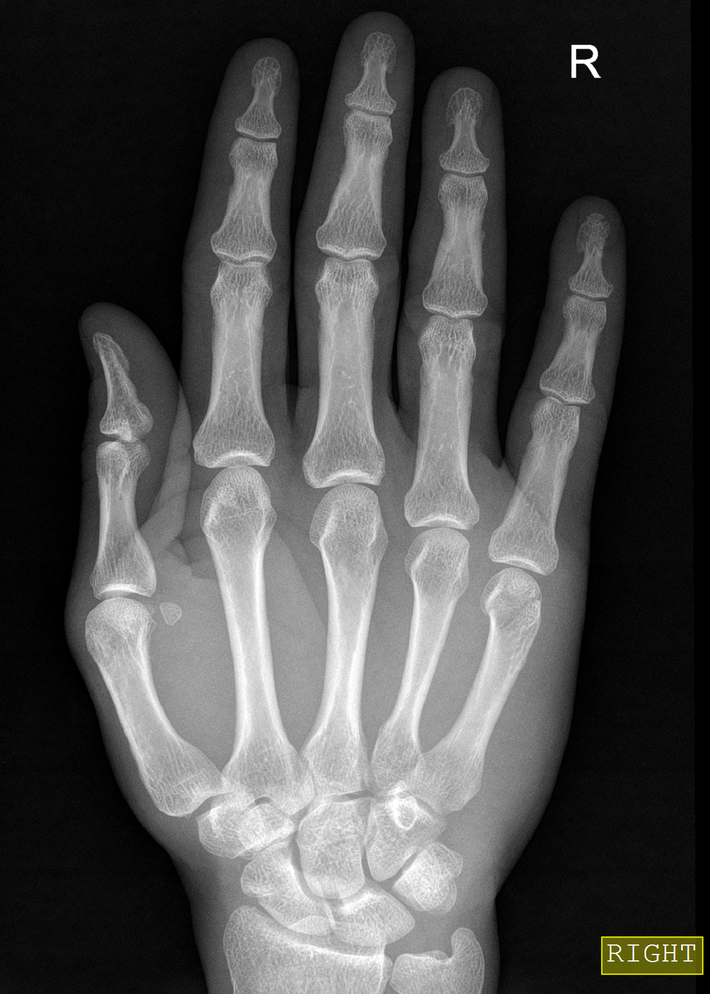
#> input picture CompApli/bordas/metacarpal-fracture-7.png, 710 x 994 px, shrunk from 1204 x 1685 before the run, found by its file name
$ python bordas.py   (older library calls are emulated)
#> lines starting #> are read from the running program, lines starting #| are printed output that depends on the picture
#> in main, img_original is the input picture: shape (994, 710, 3); mean B, G, R 75.7, 76.2, 76.2
import cv2
import numpy as np
import matplotlib.pyplot as plt

# [33 lines left out: functions pre_processar_para_bordas_gerais, aplicar_sobel_binarizado, not called in this run]

def aplicar_canny(img, params):
    """Aplica o filtro de Canny."""
    return cv2.Canny(img, params['canny_t1'], params['canny_t2'])

def analisar_fratura(img_cinza, params):
    """
    Função otimizada para realçar e detectar fraturas.
    Aplica a cadeia: CLAHE -> Black-Hat -> Canny.
    """
    # PASSO 1 (NOVO): Realçar o contraste local com CLAHE.
    clahe = cv2.createCLAHE(
        clipLimit=params['clahe_clip_limit'],
        tileGridSize=params['clahe_tile_grid_size']
    )
    img_contrastada = clahe.apply(img_cinza)
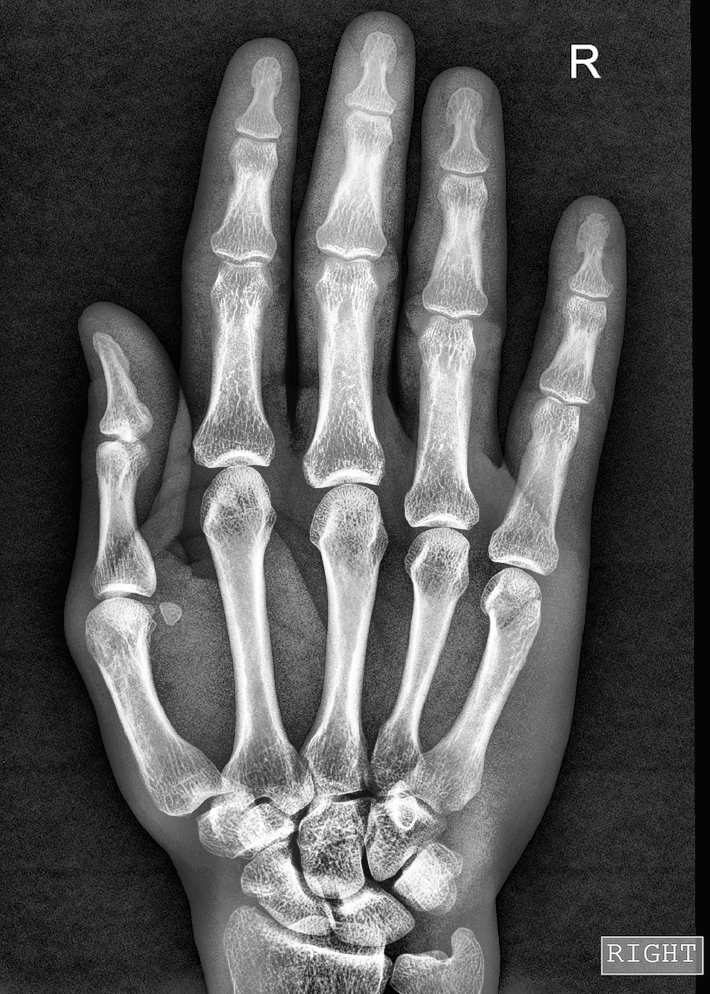
#> img_contrastada: shape (994, 710); min 0, max 255, mean 88.1

    # PASSO 2: Isolar a fratura usando Black-Hat na imagem JÁ CONTRASTADA.
    kernel = cv2.getStructuringElement(cv2.MORPH_RECT, params['blackhat_kernel_size'])
    img_blackhat = cv2.morphologyEx(img_contrastada, cv2.MORPH_BLACKHAT, kernel)
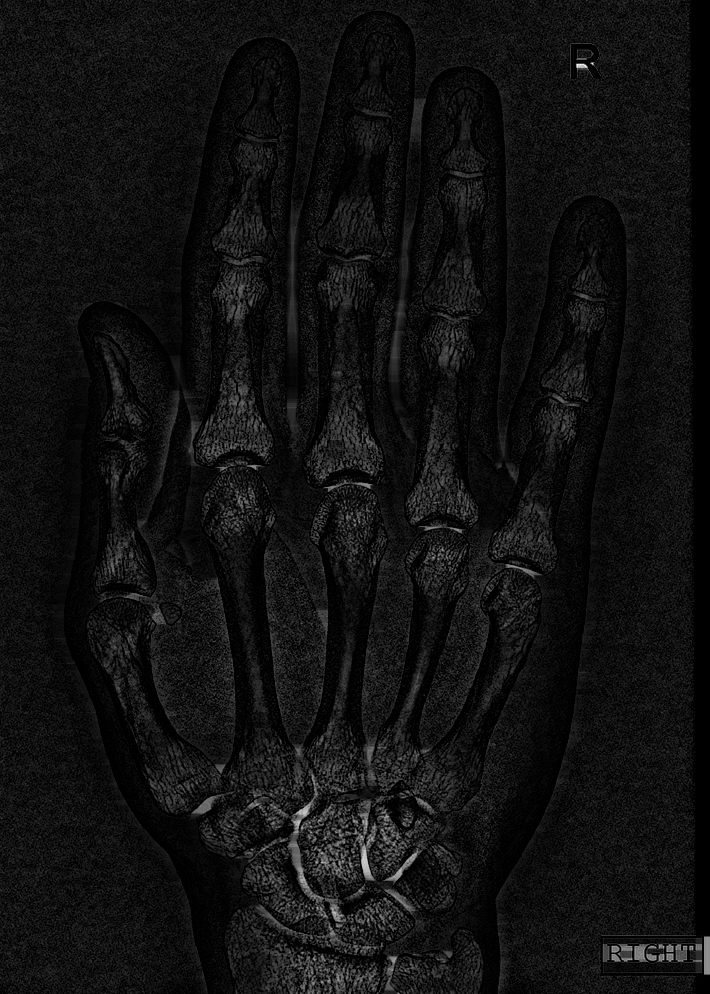
#> img_blackhat: shape (994, 710); min 0, max 254, mean 16.9

    # PASSO 3: Detetar o contorno da fratura isolada.
    contorno_fratura = cv2.Canny(img_blackhat,
                                 params['canny_t1_fratura'],
                                 params['canny_t2_fratura'])
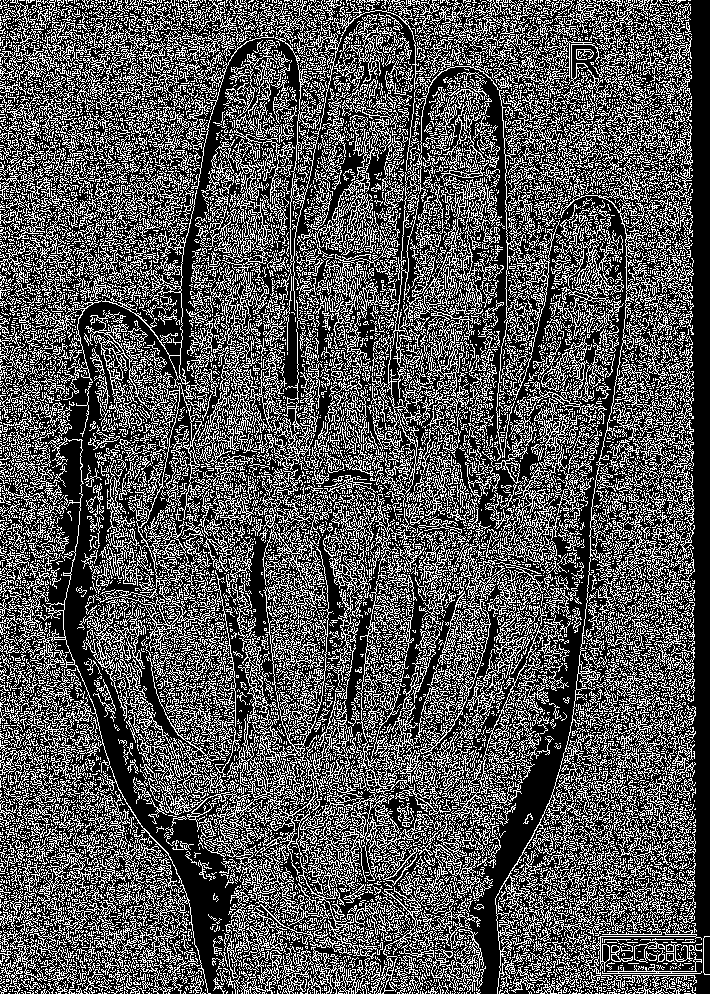
#> contorno_fratura: shape (994, 710); 33.1% white in thin lines or dots

    # Exibição dos resultados da análise da fratura
    plt.figure(figsize=(12, 8))
    plt.subplot(1, 3, 1)
    plt.imshow(img_contrastada, cmap='gray')
    plt.title('1. Imagem com Contraste Realçado')
    plt.axis('off')

    plt.subplot(1, 3, 2)
    plt.imshow(img_blackhat, cmap='gray')
    plt.title('2. Fratura Isolada com Black-Hat')
    plt.axis('off')

    plt.subplot(1, 3, 3)
    plt.imshow(contorno_fratura, cmap='gray')
    plt.title('3. Contorno Final da Fratura')
    plt.axis('off')

    plt.tight_layout()
    plt.show()
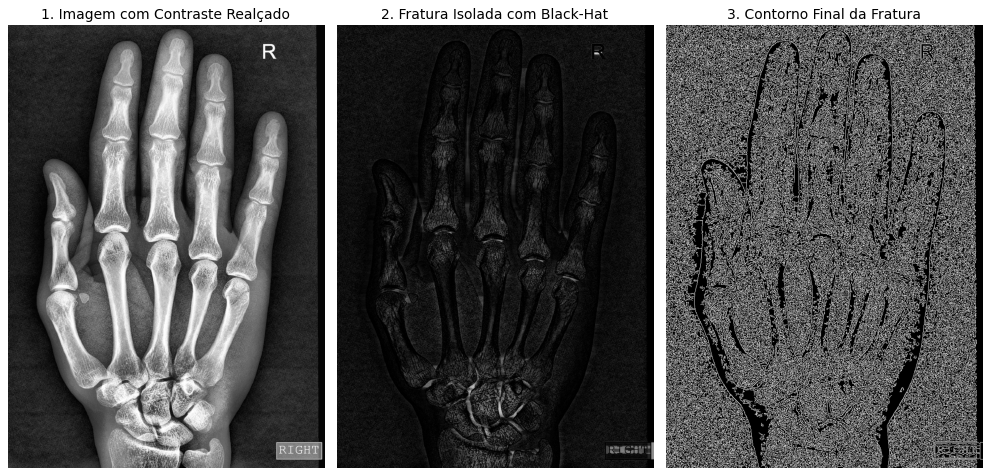
#> figure drawn by matplotlib, 3 panels

def main():
    # --- PAINEL DE CONTROLO PRINCIPAL ---
    caminho_da_imagem = 'CompApli/bordas/metacarpal-fracture-7.png' # COLOQUE O NOME DA SUA IMAGEM DA MÃO AQUI

    # --- Configurações para a análise da fratura ---
    parametros_fratura = {
        # Parâmetros do CLAHE para realçar a fratura
        'clahe_clip_limit': 4.0, # Um clip limit mais alto para maior contraste
        'clahe_tile_grid_size': (8, 8),

        # Kernel do Black-Hat para encontrar a linha da fratura
        'blackhat_kernel_size': (13, 5),

        # Limiares do Canny para o contorno final
        'canny_t1_fratura': 20,
        'canny_t2_fratura': 60
    }

    img_original = cv2.imread(caminho_da_imagem)
    if img_original is None:
        print(f"Erro ao carregar a imagem: {caminho_da_imagem}")
        return

    # Opcional: Recortar a imagem para focar na área de interesse
    # Exemplo (ajuste as coordenadas [y1:y2, x1:x2]):
    # img_original = img_original[100:400, 200:500]

    img_cinza = cv2.cvtColor(img_original, cv2.COLOR_BGR2GRAY)

    analisar_fratura(img_cinza, parametros_fratura)


if __name__ == '__main__':
    main()

$ run again, with CompApli/bordas/phalanx-fracture-foot (1).png copied over CompApli/bordas/metacarpal-fracture-7.png
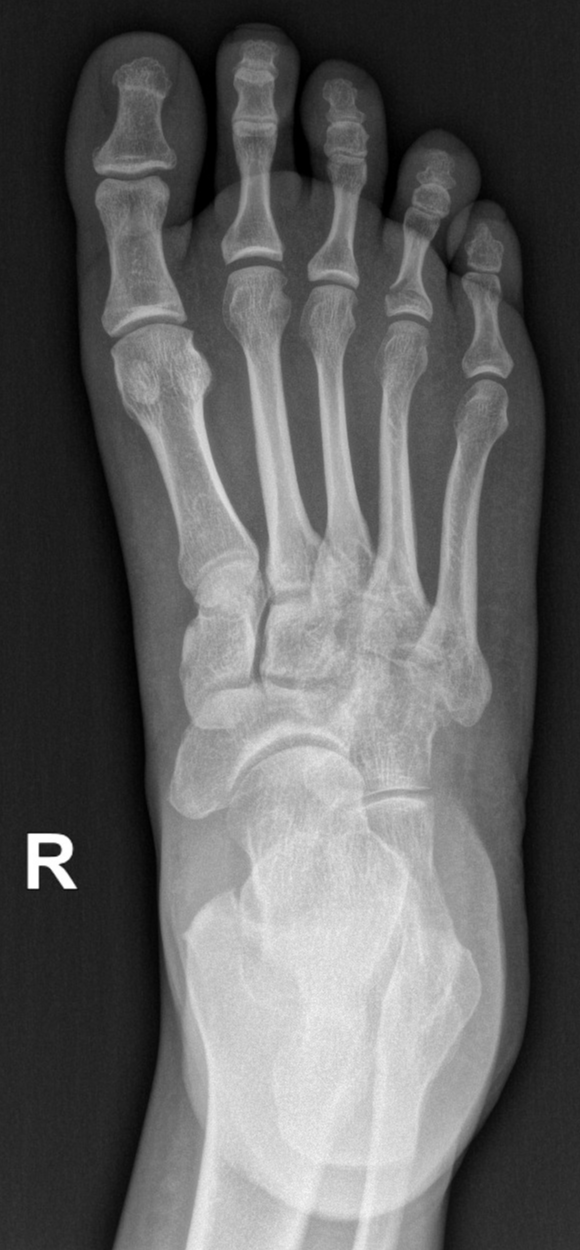
#> input picture CompApli/bordas/phalanx-fracture-foot (1).png, 580 x 1250 px, found by its file name
#> in main, img_original is the input picture: shape (1250, 580, 3); min 0, max 255, mean 96.8
#> in analisar_fratura, `contorno_fratura = cv2.Canny(img_blackhat, params['canny_t1_fratura'],..`:
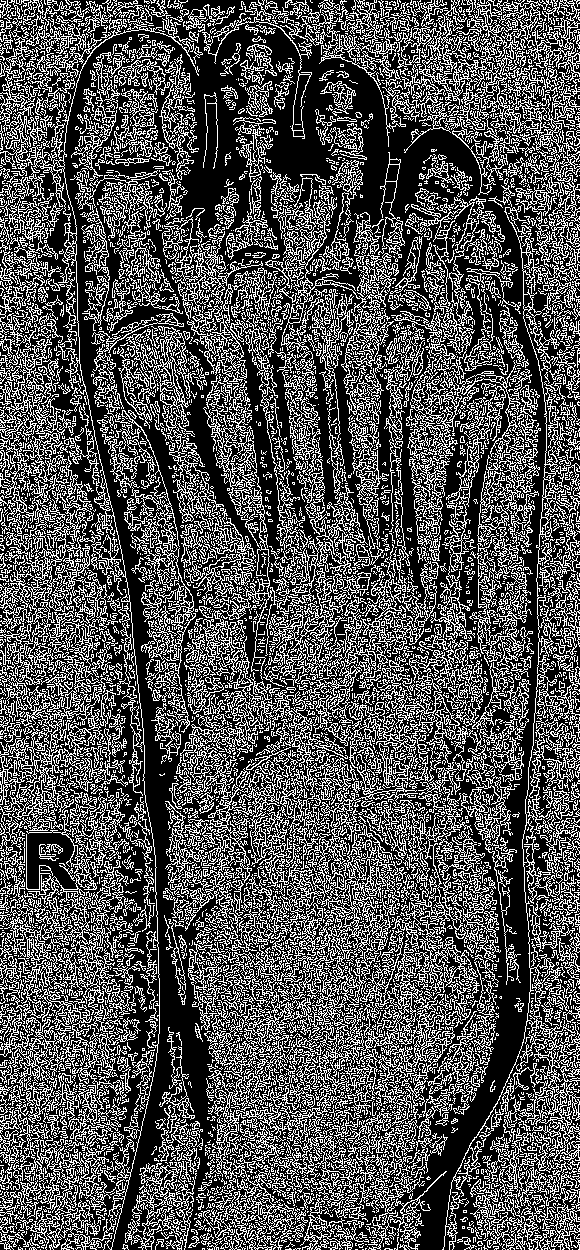
#> contorno_fratura: shape (1250, 580); 32.3% white in thin lines or dots
#> in analisar_fratura, `plt.show()`:
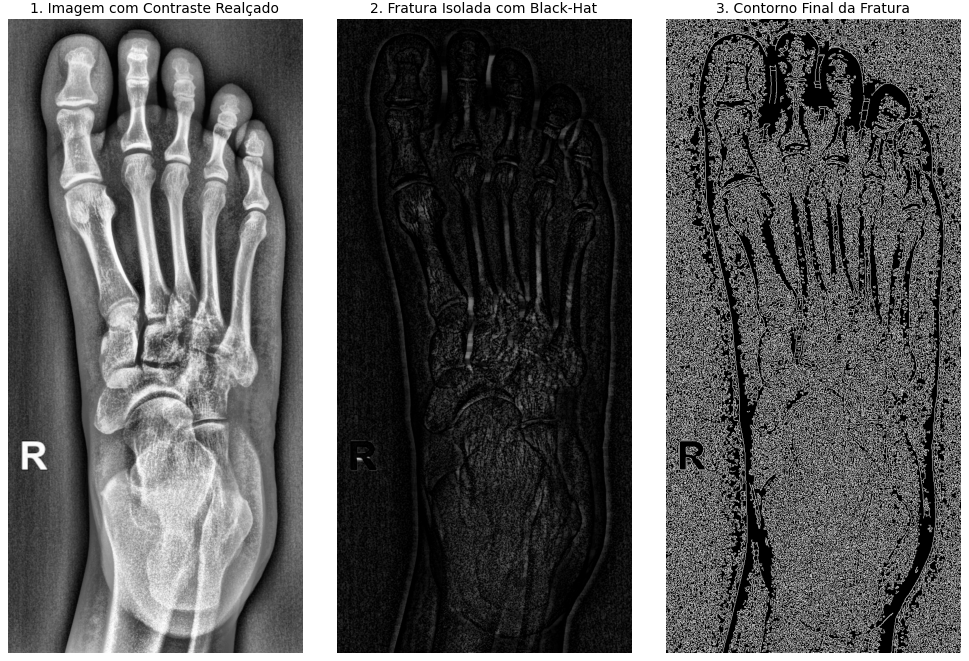
#> figure drawn by matplotlib, 3 panels

$ run again, with CompApli/bordas/phalanx-fracture-foot.png copied over CompApli/bordas/metacarpal-fracture-7.png
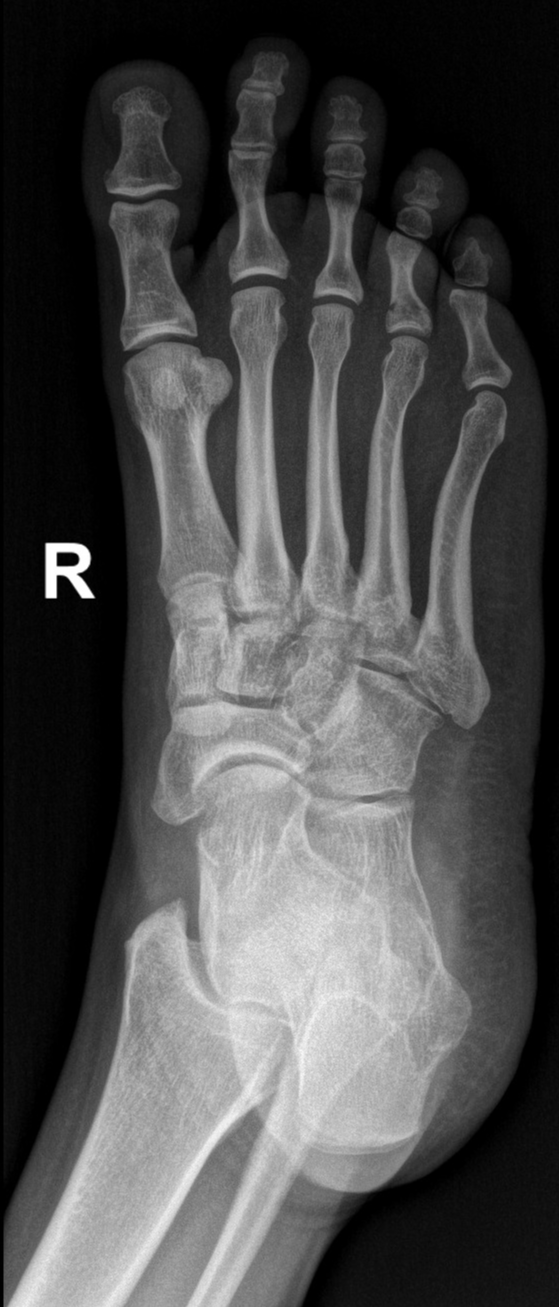
#> input picture CompApli/bordas/phalanx-fracture-foot.png, 559 x 1307 px, found by its file name
#> in main, img_original is the input picture: shape (1307, 559, 3); min 0, max 255, mean 76
#> in analisar_fratura, `contorno_fratura = cv2.Canny(img_blackhat, params['canny_t1_fratura'],..`:
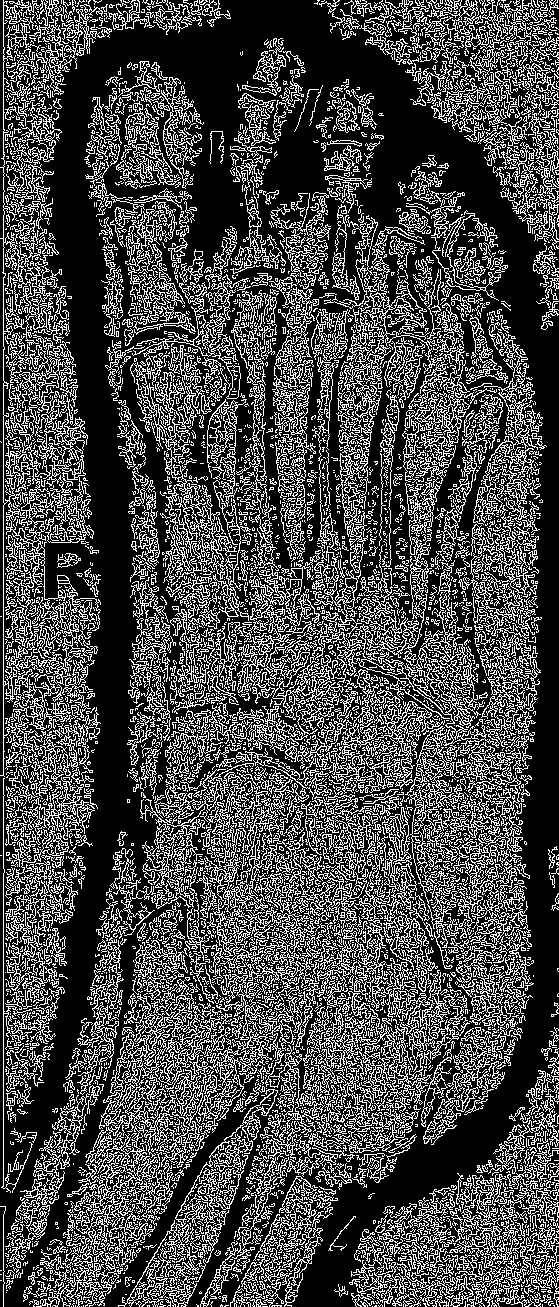
#> contorno_fratura: shape (1307, 559); 28.5% white in thin lines or dots
#> in analisar_fratura, `plt.show()`:
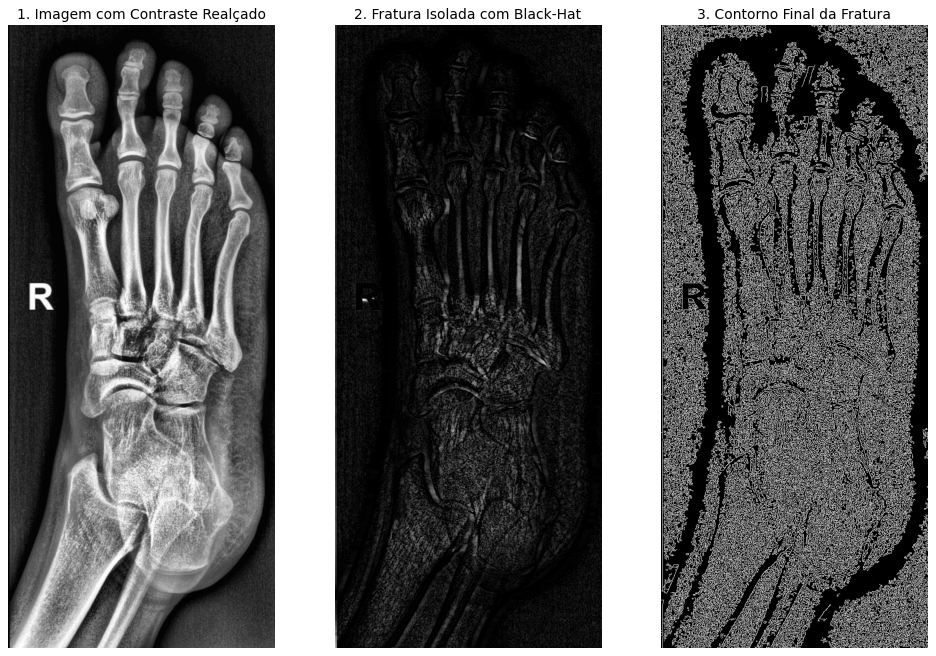
#> figure drawn by matplotlib, 3 panels
